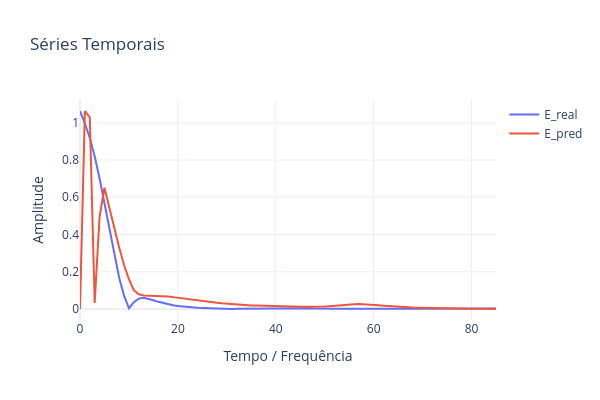
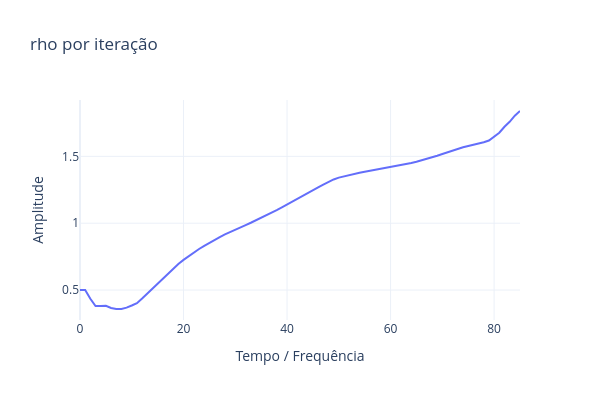
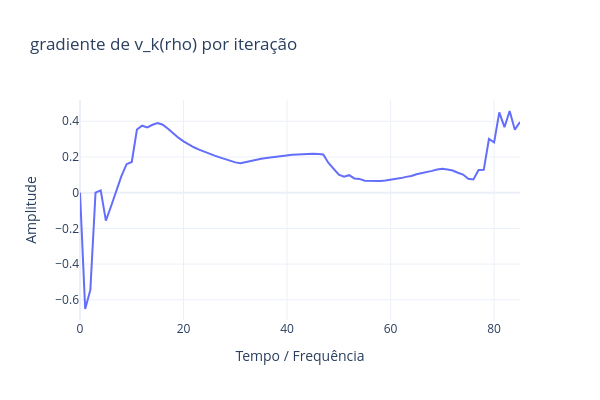

The cell these charts' notebook holds for them, in order:
### Code cell
PlotSeriesPLY(ySeries=[teda.eR, teda.eP],names=['E_real','E_pred'])
# rho dinâmico: valor usado em cada passo e gradiente de v_k(rho)
PlotSeriesPLY(ySeries=[teda.rho_used], names=['rho'], title='rho por iteração')
PlotSeriesPLY(ySeries=[teda.rho_grad_hist], names=['gradiente'], title='gradiente de v_k(rho) por iteração')
